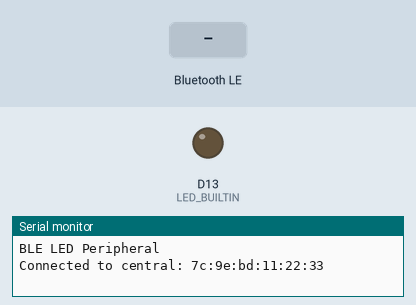
Bench run of a sketch on a simulated Arduino Nano 33 IoT. Parts: output pins drawn as LEDs (lit = HIGH), the last lines printed to the serial monitor. Inputs (shaded band) come from the test bench. Nothing arrives over Bluetooth unless stated; a phone connects over Bluetooth LE 3 s after start.

Above: at 3.8 s.
3.9 s: Bluetooth LE write "1" received
At 4.7 s:
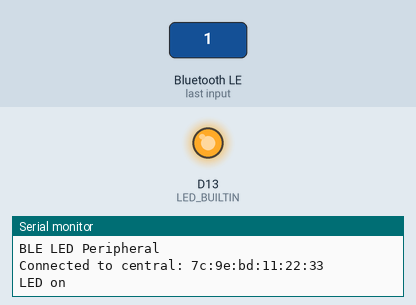
5.4 s: Bluetooth LE write "0" received
At 5.8 s:
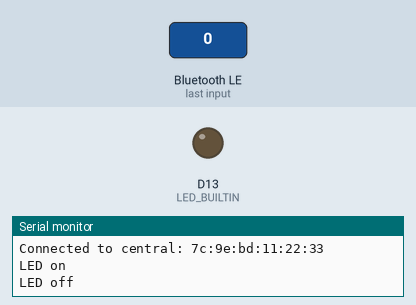
Timing chart, 0 to 8.4 s (numbered marks = the images above; inputs shaded):
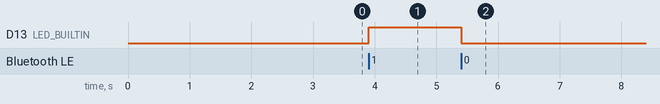

Measured:
- after the input at 3.9 s, D13 (LED_BUILTIN): LOW → HIGH at once
- after the input at 5.4 s, D13 (LED_BUILTIN): HIGH → LOW at once

The sketch:

experiment_9_nano_iot_BLE.ino
```cpp
#include <ArduinoBLE.h>

int ledState = LOW;

BLEService ledService("180A");  // BLE LED Service

// BLE LED Switch Characteristic - custom 128-bit UUID, read and writable by central
BLEByteCharacteristic switchCharacteristic("2A57", BLERead | BLEWrite);

void setup() {
  Serial.begin(9600);
  while (!Serial)
    ;

  // set built in LED pin to output mode
  pinMode(LED_BUILTIN, OUTPUT);

  // begin initialization
  if (!BLE.begin()) {
    Serial.println("starting Bluetooth® Low Energy failed!");
    while (1)
      ;
  }

  // set advertised local name and service UUID:
  BLE.setLocalName("Nano 33 IoT");
  BLE.setAdvertisedService(ledService);

  // add the characteristic to the service
  ledService.addCharacteristic(switchCharacteristic);

  // add service
  BLE.addService(ledService);

  // set the initial value for the characteristic:
  switchCharacteristic.writeValue(0);

  // start advertising
  BLE.advertise();

  Serial.println("BLE LED Peripheral");
}

void loop() {
  // listen for BLE peripherals to connect:
  BLEDevice central = BLE.central();

  // if a central is connected to peripheral:
  if (central) {
    Serial.print("Connected to central: ");
    // print the central's MAC address:
    Serial.println(central.address());

    // while the central is still connected to peripheral:
    while (central.connected()) {
      // if the remote device wrote to the characteristic,
      // use the value to control the LED:
      if (switchCharacteristic.written()) {
        if (switchCharacteristic.value() == 1) {
          Serial.println("LED on");
          digitalWrite(LED_BUILTIN, HIGH);  // will turn the LED on
        } else {
          Serial.println(F("LED off"));
          digitalWrite(LED_BUILTIN, LOW);  // will turn the LED off
        }
      }
    }

    // when the central disconnects, print it out:
    Serial.print(F("Disconnected from central: "));
    Serial.println(central.address());
    digitalWrite(LED_BUILTIN, LOW);  // will turn the LED off
  }
}
```
